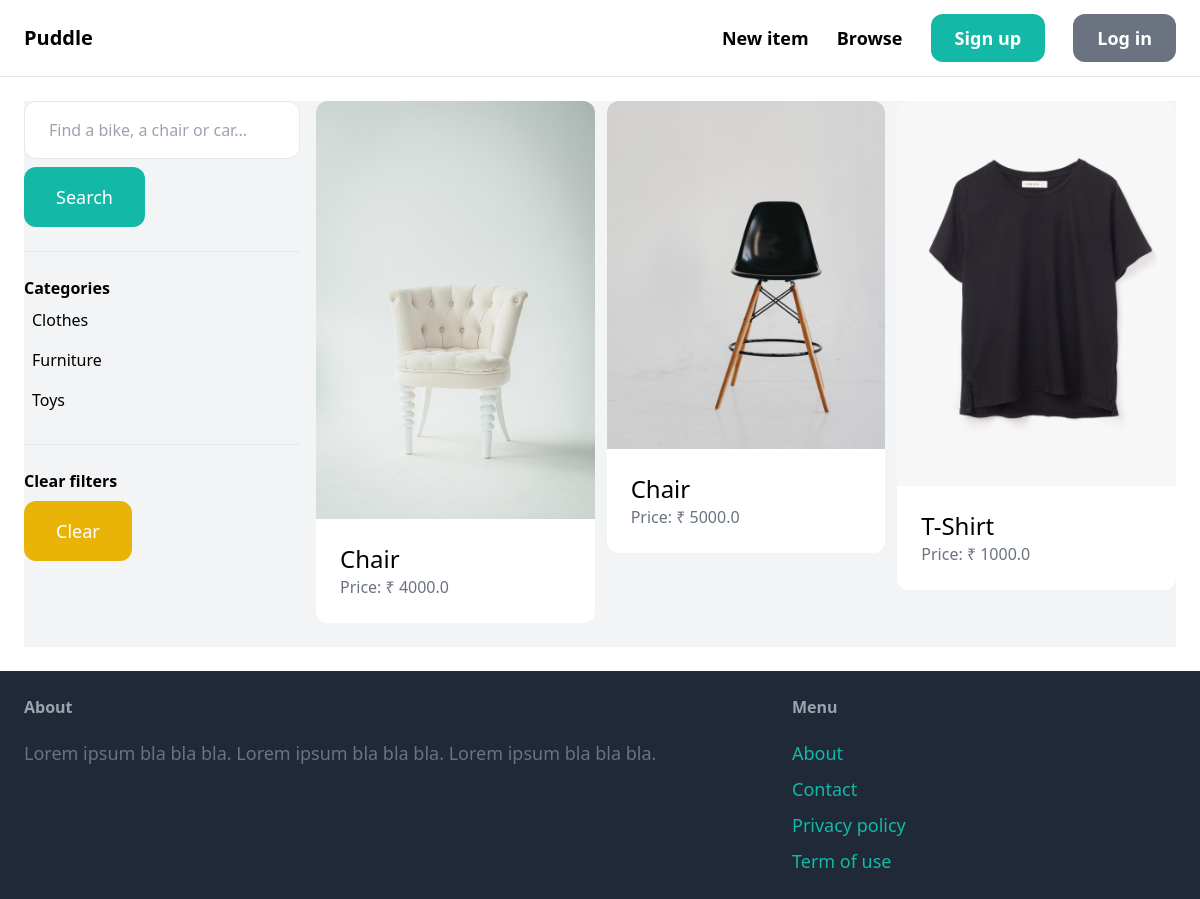
The app's page /items/ with its own data.
### item/models.py (models this page shows, shortened)
class Category(models.Model):
    name = models.CharField(max_length=255)
    class Meta:
        ordering = ('name',)
        verbose_name_plural = 'Categories'

class Item(models.Model):
    category = models.ForeignKey(Category, related_name='items', on_delete=models.CASCADE)
    name = models.CharField(max_length=255)
    description = models.TextField(blank=True, null=True)
    price = models.FloatField()
    image = models.ImageField(upload_to='item_images', blank=True, null=True)
    is_sold = models.BooleanField(default=False)
    created_by = models.ForeignKey(User, related_name='items', on_delete=models.CASCADE)
    created_at = models.DateTimeField(auto_now_add=True)

### item/views.py (the view)
# urls.py: path('', views.items, name='items'),
def items(request):
    query = request.GET.get('query', '')
    category_id = request.GET.get('category', 0)
    categories = Category.objects.all()
    items = Item.objects.filter(is_sold=False)
    if category_id:
        items = items.filter(category_id=category_id)
    if query:
        items = items.filter(Q(name__icontains=query) | Q(description__icontains=query))
    return render(request, 'item/items.html', {
        'items': items,
        'query': query,
        'categories': categories,
        'category_id': int(category_id)
    })

### item/templates/item/items.html (shortened to what this page needs)
{% extends 'core/base.html' %}
{% block content %}
    <div class="pb-6 grid grid-cols-4 gap-4 bg-gray-100">
        <div class="col-span-1">
            <form method="get" action="{% url 'item:items' %}">
                <input name="query" class="w-full py-4 px-6 border rounded-xl" type="text" value="{{ query }}" placeholder="Find a bike, a chair or car...">
                <button class="mt-2 py-4 px-8 text-lg bg-teal-500 text-white rounded-xl">Search</button>
            </form>
            <hr class="my-6">
            <p class="font-semibold">Categories</p>
            <ul>
                {% for category in categories %}
                    <li class="py-2 px-2 rounded-xl{% if category.id == category_id %} bg-gray-200{% endif %}">
                        <a href="{% url 'item:items' %}?query={{ query }}&category={{ category.id }}">{{ category.name }}</a>
                    </li>
                {% endfor %}
            </ul>
            <hr class="my-6">
            <p class="font-semibold">Clear filters</p>
            <ul>
                <li><a href="{% url 'item:items' %}" class="mt-2 py-4 px-8 inline-block bg-yellow-500 text-lg rounded-xl text-white">Clear</a>
        </div>
        <div class="col-span-3">
            <div class="grid grid-cols-3 gap-3">
                {% for item in items %}
                    <div>
                        <a href="{% url 'item:detail' item.id %}">
                            <div>
                                <img src="{{ item.image.url }}" class="rounded-t-xl">
                            </div>
                            <div class="p-6 bg-white rounded-b-xl">
                                <h2 class="text-2xl">{{ item.name }}</h2>
                                <p class="text-gray-500">Price: ₹ {{ item.price }}</p>
                            </div>
                        </a>
                    </div>
                {% endfor %}
            </div>
        </div>
    </div>
{% endblock %}

### records on screen
Category: name "Clothes"
Category: name "Furniture"
Category: name "Toys"
Item: image (picture), name "Chair", price "4000.0"
Item: image (picture), name "Chair", price "5000.0"
Item: image (picture), name "T-Shirt", price "1000.0"
